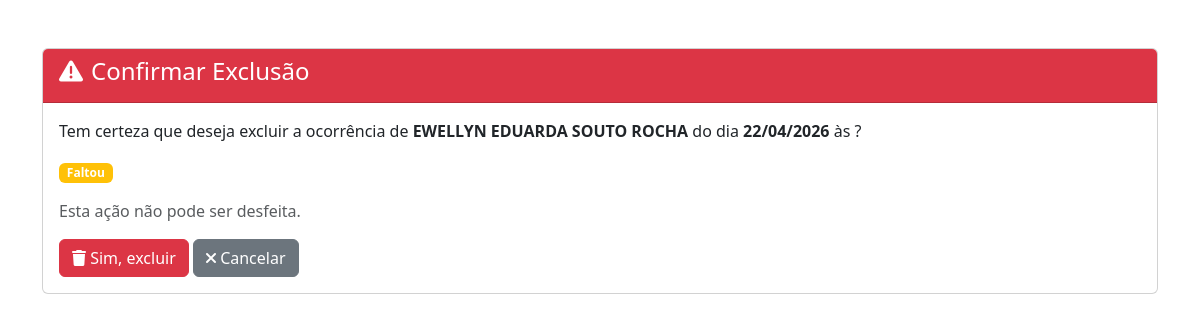
/ocorrencias/excluir/2703/ (signed in), run on the app's committed database.
### apps/models.py (models this page shows, shortened)
class RegistroOcorrenciaAluno(models.Model):
    TIPO_CHOICES = [
        ('falta', 'Falta'),
        ('atraso', 'Atraso'),
        ('piercing', 'Uso de Piercing'),
        ('cabelo', 'Cabelo'),
        ('uniforme', 'Uniforme'),
        ('desvio_normas', 'Desvio de Normas'),
    ]
    TURNO_CHOICES = [
        ('manha', 'Manhã'),
        ('tarde', 'Tarde'),
    ]
    aluno = models.ForeignKey(Aluno, on_delete=models.CASCADE, related_name='ocorrencias')
    data = models.DateField(default=timezone.now)
    faltou = models.BooleanField(default=False, verbose_name="Faltou")
    tipo_ocorrencia = models.CharField(max_length=20, choices=TIPO_CHOICES, default='falta', verbose_name="Tipo de ocorrência")
    busca_ativa_realizada = models.BooleanField(default=False, verbose_name="Busca Ativa realizada")
    turno = models.CharField(max_length=10, choices=TURNO_CHOICES, default='manha', verbose_name="Turno")
    observacoes_adicionais = models.TextField(
        blank=True,
        null=True,
        verbose_name="Observações Adicionais (ATA)"
    )
    horario_chegada = models.TimeField(verbose_name="Horário de chegada", null=True, blank=True)
    motivo_alegado = models.TextField(verbose_name="Motivo alegado pelo aluno", blank=True)
    atendido_por = models.CharField(max_length=100, verbose_name="Atendido por (pedagoga)", blank=True)
    responsavel_contatado = models.CharField(max_length=100, verbose_name="Nome do responsável contatado", blank=True)
    horario_contato = models.TimeField(verbose_name="Horário do contato", null=True, blank=True)
    alegado_responsavel = models.TextField(verbose_name="O que foi alegado pelo responsável", blank=True)
    resposta_disparo = models.TextField(
        blank=True,
        null=True,
        verbose_name="Resposta via Disparo (WhatsApp)"
    )
    resposta_disparo_data = models.DateTimeField(
        blank=True,
        null=True,
        verbose_name="Data da resposta via disparo"
    )
    registrado_em = models.DateTimeField(auto_now_add=True)
    registrado_por = models.ForeignKey(
        User,
        on_delete=models.SET_NULL,
        null=True,
        related_name='ocorrencias_registradas'
    )
    class Meta:
        ordering = ['-data', '-horario_chegada']
        verbose_name = "Ocorrência de Aluno"
        verbose_name_plural = "Ocorrências de Alunos"

class Aluno(models.Model):
    nome = models.CharField(max_length=100)
    numero = models.IntegerField()
    turma = models.ForeignKey(Turma, on_delete=models.CASCADE, related_name='alunos')
    ativo = models.BooleanField(default=True)
    telefone = models.CharField(max_length=20, blank=True, null=True, verbose_name="Telefone")
    class Meta:
        ordering = ['turma', 'numero']
        unique_together = ['turma', 'numero']

### apps/views.py (the view)
# urls.py: path('ocorrencias/excluir/<int:pk>/', views.excluir_ocorrencia_aluno, name='excluir_ocorrencia_aluno'),
@login_required
@user_passes_test(pertence_ao_grupo_equipe_diretiva, login_url='/')
def excluir_ocorrencia_aluno(request, pk):
    ocorrencia = get_object_or_404(RegistroOcorrenciaAluno, id=pk)
    if request.method == 'POST':
        ocorrencia.delete()
        messages.success(request, 'Ocorrência excluída com sucesso!')
        return redirect('controle_faltas_alunos')
    return render(request, 'confirmar_exclusao_ocorrencia.html', {'ocorrencia': ocorrencia})

### apps/views.py (called while the page is built)
def pertence_ao_grupo_equipe_diretiva(user):
    if user.is_authenticated:
        return user.groups.filter(name__iexact='Equipe Diretiva').exists()
    return False

### apps/templates/confirmar_exclusao_ocorrencia.html (shortened to what this page needs)
<!DOCTYPE html>
<html lang="pt-br">
<head>
    <link href="https://cdn.jsdelivr.net/npm/bootstrap@5.3.0/dist/css/bootstrap.min.css" rel="stylesheet">
    <link rel="stylesheet" href="https://cdnjs.cloudflare.com/ajax/libs/font-awesome/6.0.0/css/all.min.css">
</head>
<body>
    <div class="container mt-5">
        <div class="card">
            <div class="card-header bg-danger text-white">
                <h4><i class="fas fa-exclamation-triangle me-2"></i>Confirmar Exclusão</h4>
            </div>
            <div class="card-body">
                <p>Tem certeza que deseja excluir a ocorrência de <strong>{{ ocorrencia.aluno.nome }}</strong> do dia <strong>{{ ocorrencia.data|date:"d/m/Y" }}</strong> às <strong>{{ ocorrencia.horario_chegada|time:"H:i" }}</strong>?</p>
                {% if ocorrencia.faltou %}
                    <p><span class="badge bg-warning">Faltou</span></p>
                {% endif %}
                <p class="text-muted">Esta ação não pode ser desfeita.</p>
                <form method="post">
                    <button type="submit" class="btn btn-danger">
                        <i class="fas fa-trash"></i> Sim, excluir
                    </button>
                    <a href="{% url 'controle_faltas_alunos' %}" class="btn btn-secondary">
                        <i class="fas fa-times"></i> Cancelar
                    </a>
                </form>
            </div>
        </div>
    </div>
</body>
</html>

### data on the page
RegistroOcorrenciaAluno: aluno.nome "EWELLYN EDUARDA SOUTO ROCHA", data "22/04/2026"
